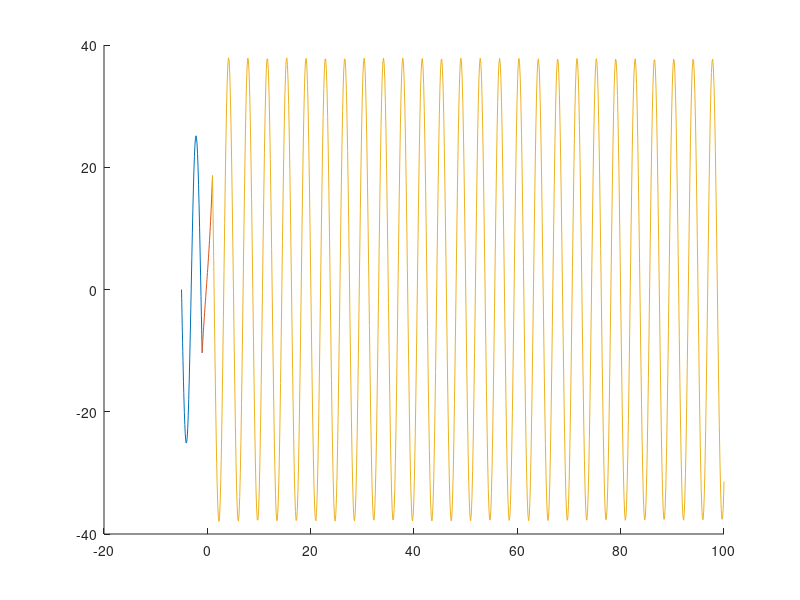

Source code (MATLAB):
% Constants: change these to sensible things
hbar = 1;
m = 1;
E = 1.406; % get this one from "allowedenergies.m" (just read it out of the table)
V0 = 2; % energy level of barrier
a = 1; % width of barrier

%% STEP 1: BEFORE THE BARRIER


% rhs equation
rhs_b = @(x,u)[u(2); -2*m*E./hbar^2 * u(1)];

% choose initial condition based on energy the particle has before the
% barrier:
% basically, this is the value of the function at some point to the left of
% the barrier. 
% make the derivative initial condition zero if you choose a max
% fix to be more accurate later. 
u0_b = [15, 0];
% this is where the initial condition is defined at
xinitial_b = -5; % fix later
% place xfinal a little bit after the barrier starts
% barrier starts at 0 - a, so:
xfinal_b = -1*a;
% before barrier solution
[x_b, u_b] = ode45(rhs_b,[xinitial_b, xfinal_b], u0_b);

% Interpolate to get solution value because it's not in the array
dx = 0.001;
xgrid = xinitial_b:dx:xfinal_b;
u_b_interp = interp1(x_b(:,1), u_b(:,1),xgrid,'spline');
u_b_d_interp = interp1(x_b(:,1),u_b(:,2),xgrid,'spline');

%% STEP 2: INSIDE THE BARRIER
% rhs function for this part
rhs_i = @(x,u)[u(2); -2*m*(E-V0)./hbar^2 * u(1)];
xinitial_i = -1*a; % this is where the barrier starts
xfinal_i = a; % went out a bit so the solution covers it
% initial condition is the value of the PREVIOUS step at the barrier
% beginning

% Goal here is to find the index of x variable at the beginning of the
% barrier, -1*a
%barrindex = find(x_b(:,1)==-1*a,1);
% then use that index to find the value of the func at -1*a and its first
% derivative - these are the initial conditions
%u0_i = [u_b(barrindex,1), u_b(barrindex,2)];

% Above doesn't work, 'find' needs exact match
% interpolation might help:
barrindex = find(xgrid==-1*a,1);
u0_i = [u_b_interp(barrindex),u_b_d_interp(barrindex)];




% now just solve
[x_i, u_i] = ode45(rhs_i,[xinitial_i, xfinal_i], u0_i);

% aaand interpolate this one now
% just redefine xgrid
xgrid = xinitial_i:dx:xfinal_i;
u_i_interp = interp1(x_i(:,1),u_i(:,1),xgrid, 'spline');
u_i_d_interp = interp1(x_i(:,1),u_i(:,2),xgrid, 'spline');

%% PART 3 AFTER THE BARRIER

% same rhs function from first step
rhs_a = @(x,u)[u(2); -2*m*E./hbar^2 * u(1)];
xinitial_a = xfinal_i; % end of barrier
xfinal_a = 100; % whatever you want

% find index of end of barrier:
%barrindex2 = find(x_i(:,1)==a,1);
% initial conditions for after-barrier are the end of the barrier
%u0_i = [u_i(barrindex,1), u_i(barrindex,2)];

% Above doesn't work, 'find' needs exact match
% interpolation might help:
barrindex = find(xgrid==a,1);
u0_a = [u_i_interp(barrindex),u_i_d_interp(barrindex)];

% solve!
[x_a, u_a] = ode45(rhs_a,[xinitial_a,xfinal_a],u0_a);

% after this make a function that is all the u's:
% u_b from xinitial_b to -1*a
% u_i from -1*a to a
% u_a from a to xfinal_a


figure
hold on

plot(x_b,u_b(:,2))

plot(x_i,u_i(:,2))

plot(x_a,u_a(:,2))


